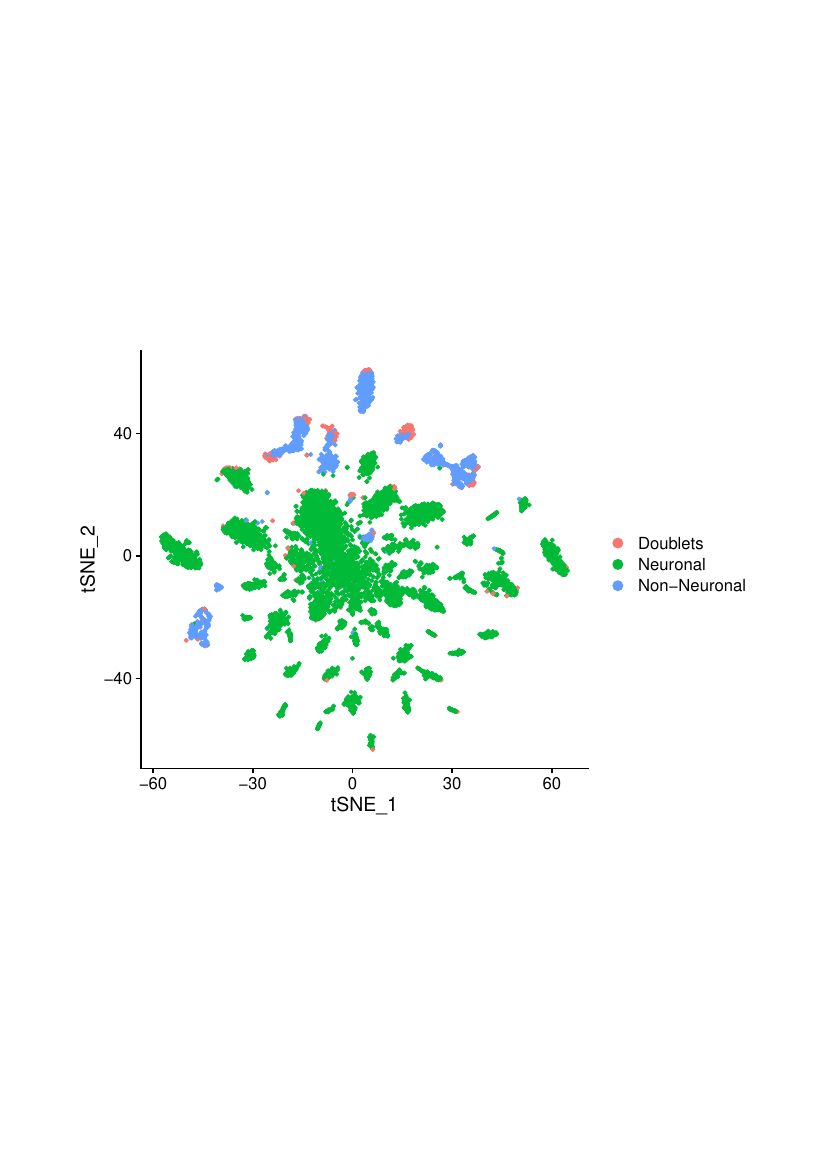

The R source for this figure:
library(Seurat)
library(ggplot2)
library(DoubletFinder)

#generates multiple plots
multiplot <- function(..., plotlist=NULL, file, cols=1, layout=NULL) {
  library(grid)
  plots <- c(list(...), plotlist)
  numPlots = length(plots)
  if (is.null(layout)) {
    layout <- matrix(seq(1, cols * ceiling(numPlots/cols)),
                     ncol = cols, nrow = ceiling(numPlots/cols))
  }
  
  if (numPlots==1) {
    print(plots[[1]])
    
  } else {
    grid.newpage()
    pushViewport(viewport(layout = grid.layout(nrow(layout), ncol(layout))))
    for (i in 1:numPlots) {
      matchidx <- as.data.frame(which(layout == i, arr.ind = TRUE))
      
      print(plots[[i]], vp = viewport(layout.pos.row = matchidx$row,
                                      layout.pos.col = matchidx$col))
    }
  }
}

#### load datasets
Atlas_simbol <- read.table("../Datasets/Atlas_simbol-Circular.csv",
                           sep = ",",
                           stringsAsFactors=FALSE,
                           header = TRUE)
row.names(Atlas_simbol) <- Atlas_simbol$ID

load("../Datasets/rawdata.Neurons.rda")
load("../Datasets/id_simbol.rda")


id_simbol = data.frame(gene_id = as.character(id_simbol$gene_id),
                     symbol = as.character(id_simbol$symbol), 
                     row.names = row.names(id_simbol),
                     stringsAsFactors = FALSE)

for (geneID in Atlas_simbol$ID) {
  if (geneID%in%rownames(id_simbol)) {
    if (id_simbol[geneID,2]!=Atlas_simbol[geneID,2]) {
      print(paste(geneID, id_simbol[geneID,2],Atlas_simbol[geneID,2],sep = " "))   
      id_simbol[geneID,2]=Atlas_simbol[geneID,2]
    }
    
  }
  else{
    print(paste("not in data",geneID, Atlas_simbol[geneID,2],sep = " "))
  }
}
#### end load datasets

#### Creating Seurat Object
PCs=92
Resols=4
NeuronalClustering <- rawdata.neuronsALL
row.names(NeuronalClustering)<-id_simbol[,2]

NeuronalClustering <- CreateSeuratObject(counts = NeuronalClustering, min.cells = 0, min.features = 0, project = "Recluster Cao et al. Neurons")

NeuronalClustering <- NormalizeData(NeuronalClustering, normalization.method = "LogNormalize",scale.factor = 10000)

NeuronalClustering <- FindVariableFeatures(NeuronalClustering, selection.method = "vst", nfeatures = 10000)

all.genes <- rownames(NeuronalClustering)
NeuronalClustering <- ScaleData(NeuronalClustering, features = all.genes,do.scale = TRUE,do.center = TRUE)

NeuronalClustering <- RunPCA(NeuronalClustering, npcs = 100)

NeuronalClustering <- FindNeighbors(NeuronalClustering, reduction = "pca", dims = 1:PCs)
NeuronalClustering <- FindClusters(NeuronalClustering, resolution = Resols)  
NeuronalClustering <- RunTSNE(NeuronalClustering, dims = 1:PCs, tsne.method = "Rtsne", nthreads = 4, max_iter = 2000)

#load doublets
load("doublets.rda")

#Prepare to Write Doublets.csv Table
load("../Datasets/rawdata.Neurons.rda")
load("../4-PlotBestSecondSubClustering/CustomIterationClusters.rda") #load cluster identities
#Refining last assignements
CustomIterationClusters = CustomIterationClusters[!CustomIterationClusters == "27.NA"]# to discard 27.4: only 6 cells
CustomIterationClusters = CustomIterationClusters[!CustomIterationClusters == "6.0"]# other not neuronal: Rectal gland?
CustomIterationClusters = CustomIterationClusters[!CustomIterationClusters == "51.1"]# other not neuronal: germline
dfFinalAssignement <- data.frame(cells = colnames(rawdata.neuronsALL),
                                 cluster="NA",stringsAsFactors = FALSE)
rownames(dfFinalAssignement)<-dfFinalAssignement$cells
dfFinalAssignement[names(CustomIterationClusters),"cluster"]=as.character(CustomIterationClusters)
FinalAssignement <- factor(dfFinalAssignement$cluster)
names(FinalAssignement) <- dfFinalAssignement$cells

#Plot comparing Neuronal vs Non-Neuronal
Idents(NeuronalClustering, cells = names(NeuronalClustering$seurat_clusters))<-"Non-Neuronal" 
Idents(NeuronalClustering, cells = names(CustomIterationClusters))<-"Neuronal" 
Idents(NeuronalClustering, cells = doublets)<-"Doublets" 


pdf("NeuronalMarkers.pdf",paper = "a4",height = 5,width = 7)
TSNEPlot(NeuronalClustering, pt.size =1)
for (gene in  c("tag-80", "cab-1", "ida-1", "pgal-1", "sbt-1", "unc-80", "pghm-1", "unc-2", "unc-13")) {
  print(FeaturePlot(NeuronalClustering,features = gene))
}


dev.off()

